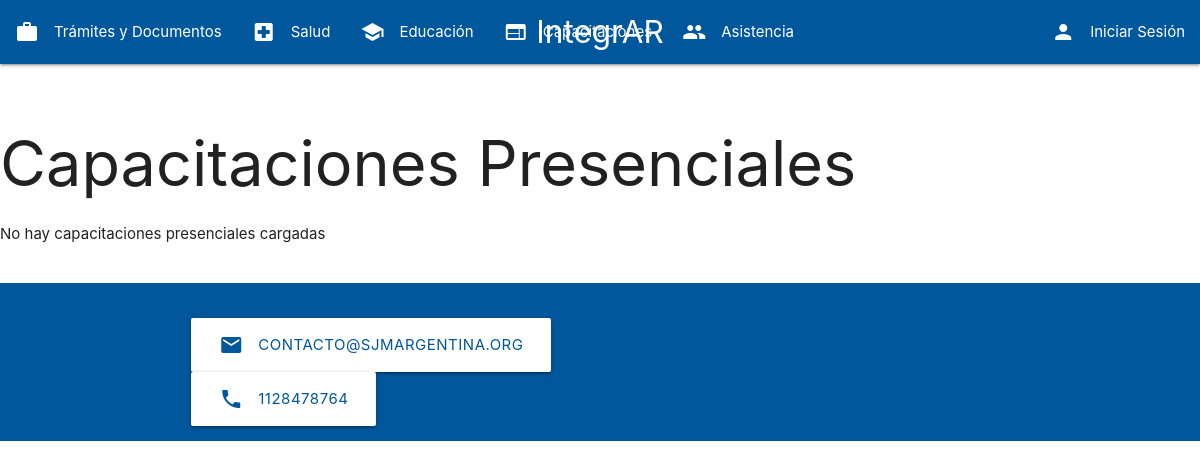
/consultas/presencial/, run on an earlier commit of the app's database.
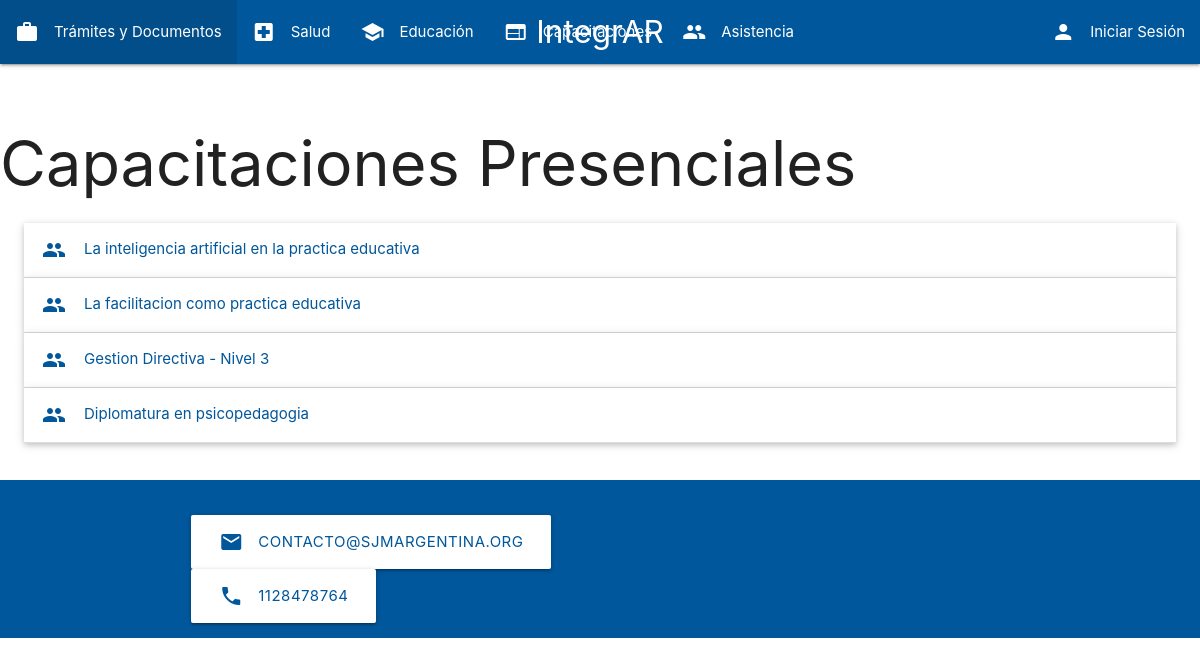
And on a later commit of the database.
### consultas/models.py (models this page shows, shortened)
class Consulta(models.Model):
    titulo = models.CharField(max_length=200)
    descripcion = models.TextField()
    categoria = models.ForeignKey(Categoria, on_delete=models.CASCADE, related_name='consultas', null=True)  # Permite nulos temporalmente
    enlace = models.URLField(blank=True, null=True)

### consultas/views.py (the view)
# urls.py: path('consultas/presencial/', views.presencial, name='presencial'),
def presencial(request, categoria_id=None):
    categoria_presencial = Categoria.objects.get(nombre="Capacitacion Presencial")
    consultas_presencial = Consulta.objects.filter(categoria=categoria_presencial)
    return render(request, 'capacitacion_presencial.html', {'consultas': consultas_presencial})

### consultas/templates/capacitacion_presencial.html (shortened to what this page needs)
<!DOCTYPE html>
<html lang="es">
<body>
    {% include 'navbar.html' %}
    <h1>Capacitaciones Presenciales</h1>
    <ul class="collapsible popout">
        {% for consulta in consultas %}
        <li>
          <div class="collapsible-header light-blue-text text-darken-4"><i class="material-icons">people</i>{{ consulta.titulo }}</div>
        </li>
        {% empty %}
            <p>No hay capacitaciones presenciales cargadas</p>
        {% endfor %}
    </ul>
    {% include 'footer.html' %}
</body>
</html>

What changed in the data, as far as the page shows it:
added Consulta: titulo "La inteligencia artificial en la practica educativa"
added Consulta: titulo "La facilitacion como practica educativa"
added Consulta: titulo "Gestion Directiva - Nivel 3"
added Consulta: titulo "Diplomatura en psicopedagogia"
Also different on the page:
text no longer shown: "No hay capacitaciones presenciales cargadas"
